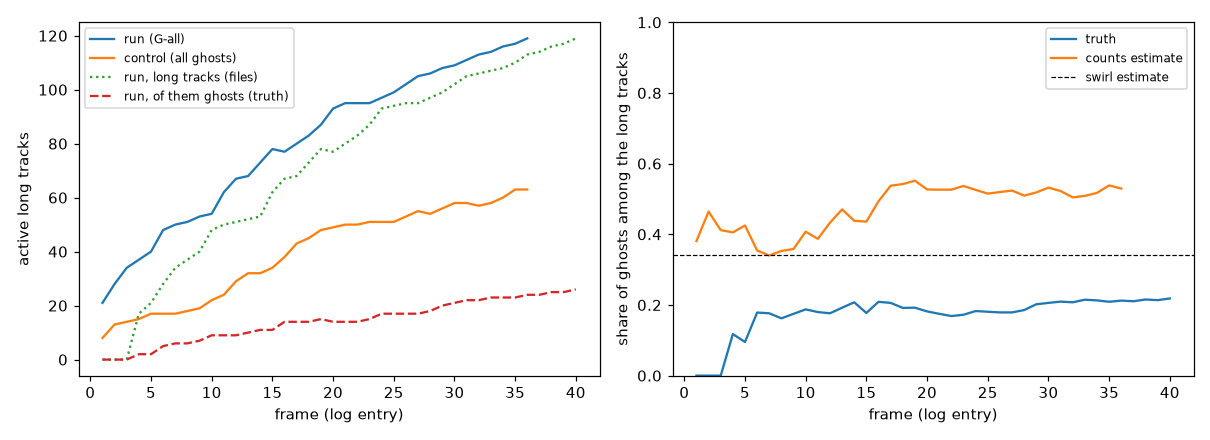

This chart was generated by the following Python code:
"""G3 (plan: 2026-10-08-plan.md, Part G): does the time-shifted control estimate the share of ghosts, where the truth
is known?

    python g3_control.py [--set Gall12]          (another G-all set: runs <set>_r2 and <set>_r2_control)
    python g3_control.py --set Gall12_m15 --run Gall12m15_r2      (runs RUN and RUN_control; outputs g3_control_Gall12m15)

On G-all (data/gall): Gall_r2 (the run) and Gall_r2_control (cam2's images 40 frames later, so every track is a
ghost), both from g2_realism.py.  T1-e's estimators (cases/cyl_20261007/tests/t1e_ghost_control.py: its stats and
swirl functions are imported), applied as on T1:
  - counts: the control's active long tracks over the run's at the same frame (the logs); T1-e quoted the last frame's
    ratio, an upper bound;
  - swirl: per long track at the last frame (>= 4 frames), the mean |v_r| / |v| over its steps >= 8 mm from the axis;
    g = (the run's share above 0.3) / (the control's), assuming real tracks stay below 0.3.
The truth (eval_study.track_labels): each of the run's long tracks (the long and exit files, >= 4 frames) labelled by
its points' nearest particles within 0.2 mm; a ghost track when no particle holds the majority of its points
(purity < 0.5).  Per frame t, the tracks that cover t with >= 4 points up to t (the active long tracks, as near as
the final files show them) and the share of them that are ghosts, beside the counts estimator at t.
Writes g3_control_out.txt, .json and g3_control.png.
"""
from __future__ import annotations

import argparse
import os
import sys
from collections import Counter

import numpy as np

import study
import eval_study

sys.path.insert(0, os.path.join(study.CASE_T1, "tests"))
from s3_track import parse_log  # noqa: E402
from t1e_ghost_control import swirl  # noqa: E402



def as_arrays(tracks, kinds, keep=("LongTrackActive", "LongTrackInactive", "ExitTrack")):
    return {k: np.array(sorted(v, key=lambda r: r[0])) for k, v in tracks.items() if kinds[k] in keep}


def main():
    ap = argparse.ArgumentParser()
    ap.add_argument("--set", default="Gall")
    ap.add_argument("--case", default="gall")
    ap.add_argument("--run", default=None, help="the run's name, if not <set>_r2 (its control: <run>_control)")
    args = ap.parse_args()
    CASE = os.path.join(study.DATA, args.case)
    run = args.run or f"{args.set}_r2"
    RUN = os.path.join(study.RUNS, run)
    CONTROL = os.path.join(study.RUNS, f"{run}_control")
    stem = "g3_control" if run == "Gall_r2" else f"g3_control_{run[:-3] if run.endswith('_r2') else run}"
    log = study.Log(stem)
    out = {"set": args.set}
    lr, lc = parse_log(os.path.join(RUN, "log.txt")), parse_log(os.path.join(CONTROL, "log.txt"))
    nr, nc = lr["active_long_tracks"], lc["active_long_tracks"]
    n = min(len(nr), len(nc))
    log(f"G3: the control's ghost estimate on G-all; run {os.path.basename(RUN)} ({len(nr)} frames logged), control "
        f"{os.path.basename(CONTROL)} ({len(nc)})")
    labels, kinds, tracks = eval_study.track_labels(RUN, CASE, args.set, [0, 1])
    # the truth per frame: long tracks covering t with >= 4 points up to t, and the ghosts among them
    pur = {}
    for key, lab in labels.items():
        if kinds[key] == "ShortTrackActive":
            continue
        c = Counter(p for _t, p in lab if p >= 0)
        pid, m = c.most_common(1)[0] if c else (-1, 0)
        pur[key] = (pid, m / len(lab))
    t_first = min(t for lab in labels.values() for t, _p in lab)
    last = max(t for lab in labels.values() for t, _p in lab)
    per = []
    for t in range(t_first, last + 1):
        act = [k for k, lab in labels.items() if k in pur and lab[0][0] <= t <= lab[-1][0]
               and sum(1 for tt, _p in lab if tt <= t) >= 4]
        gh = sum(1 for k in act if pur[k][1] < 0.5)
        per.append({"t": t, "active_long": len(act), "ghosts": gh, "ghost_share": gh / max(1, len(act))})
    out["truth_per_frame"] = per
    marks = sorted({k for k in (9, 19, 29, n - 1) if 0 <= k < n})
    rows = []
    for k in marks:
        tr = next((r for r in per if r["t"] == k), None)
        rows.append({"log_entry": k + 1, "run": nr[k], "control": nc[k], "counts_estimate": nc[k] / max(1, nr[k]),
                     "truth_ghost_share": tr["ghost_share"] if tr else None,
                     "truth_active_long": tr["active_long"] if tr else None})
        log(f"  log entry {k + 1}: active long tracks run {nr[k]}, control {nc[k]}: counts estimate "
            f"{nc[k] / max(1, nr[k]):.3f}; truth (frame {k}): {tr['ghosts'] if tr else '-'} ghosts of "
            f"{tr['active_long'] if tr else '-'} long tracks ({100 * tr['ghost_share']:.1f} %)" if tr else "")
    out["marks"] = rows
    out["counts_estimate_last"] = nc[n - 1] / max(1, nr[n - 1])
    # the swirl estimator at the control's last frame
    T_run = as_arrays(tracks, kinds)
    tracks_c, kinds_c = eval_study.read_tracks(CONTROL)
    T_ctl = as_arrays(tracks_c, kinds_c)
    last_c = max(int(t) for v in T_ctl.values() for t in v[:, 0])
    wr, _ = swirl(T_run, last_c)
    wc, _ = swirl(T_ctl, last_c)
    sw = {}
    for nm, w in (("run", wr), ("control", wc)):
        w = w[np.isfinite(w)]
        sw[nm] = {"tracks": int(len(w)), "pcts": np.percentile(w, [10, 50, 90]).tolist() if len(w) else None,
                  "share_above_0.3": float(np.mean(w > 0.3)) if len(w) else None}
        log(f"  swirl, {nm}: {len(w)} long tracks with steps >= 8 mm from the axis; mean |v_r| / |v| per track "
            f"10/50/90 % {np.round(sw[nm]['pcts'], 3).tolist() if len(w) else '-'}; above 0.3: "
            f"{100 * sw[nm]['share_above_0.3']:.1f} %")
    g = sw["run"]["share_above_0.3"] / max(sw["control"]["share_above_0.3"], 1e-9)
    sw["ghost_share_estimate"] = g
    out["swirl"] = sw
    # the truth at the control's last frame, as the swirl estimator counts them (>= 4 frames, steps >= 8 mm)
    keys = [k for k, v in T_run.items() if len(v[v[:, 0] <= last_c]) >= 4]
    gh = [pur[k][1] < 0.5 for k in keys if k in pur]
    out["truth_ghost_share_tracks_last"] = float(np.mean(gh)) if gh else None
    # the tracks' own swirl, real against ghost (does the swirl test separate them on G-all?)
    real_w, ghost_w = [], []
    for k in keys:
        w, _ = swirl({k: T_run[k]}, last_c)
        if len(w) and np.isfinite(w[0]):
            (ghost_w if pur[k][1] < 0.5 else real_w).append(float(w[0]))
    out["swirl_by_truth"] = {"real_share_above_0.3": float(np.mean(np.array(real_w) > 0.3)) if real_w else None,
                             "ghost_share_above_0.3": float(np.mean(np.array(ghost_w) > 0.3)) if ghost_w else None,
                             "real": len(real_w), "ghost": len(ghost_w)}
    log(f"  ghosts among the run's long tracks: from the swirl {100 * g:.0f} %, from the counts (last frame) "
        f"{100 * out['counts_estimate_last']:.0f} %; the truth (long tracks at frame {last_c}, >= 4 frames, purity < 0.5)"
        f" {100 * (out['truth_ghost_share_tracks_last'] or 0):.0f} %")
    sb = out["swirl_by_truth"]
    log(f"  the swirl test by the truth: real tracks above 0.3: "
        f"{100 * (sb['real_share_above_0.3'] or 0):.1f} % of {sb['real']}; ghost tracks above 0.3: "
        f"{100 * (sb['ghost_share_above_0.3'] or 0):.1f} % of {sb['ghost']}")
    import matplotlib
    matplotlib.use("Agg")
    import matplotlib.pyplot as plt
    fig, ax = plt.subplots(1, 2, figsize=(11, 4))
    ax[0].plot(np.arange(1, len(nr) + 1), nr, label="run (G-all)")
    ax[0].plot(np.arange(1, len(nc) + 1), nc, label="control (all ghosts)")
    ax[0].plot([r["t"] + 1 for r in per], [r["active_long"] for r in per], ":", label="run, long tracks (files)")
    ax[0].plot([r["t"] + 1 for r in per], [r["ghosts"] for r in per], "--", label="run, of them ghosts (truth)")
    ax[0].set_xlabel("frame (log entry)")
    ax[0].set_ylabel("active long tracks")
    ax[0].legend(fontsize=8)
    ax[1].plot([r["t"] + 1 for r in per], [r["ghost_share"] for r in per], label="truth")
    ax[1].plot(np.arange(1, n + 1), [nc[k] / max(1, nr[k]) for k in range(n)], label="counts estimate")
    ax[1].axhline(g, ls="--", c="k", lw=0.8, label="swirl estimate")
    ax[1].set_xlabel("frame (log entry)")
    ax[1].set_ylabel("share of ghosts among the long tracks")
    ax[1].set_ylim(0, 1)
    ax[1].legend(fontsize=8)
    fig.tight_layout()
    fig.savefig(os.path.join(study.HERE, f"{stem}.png"), dpi=110)
    plt.close(fig)
    log.save(out)


if __name__ == "__main__":
    main()
